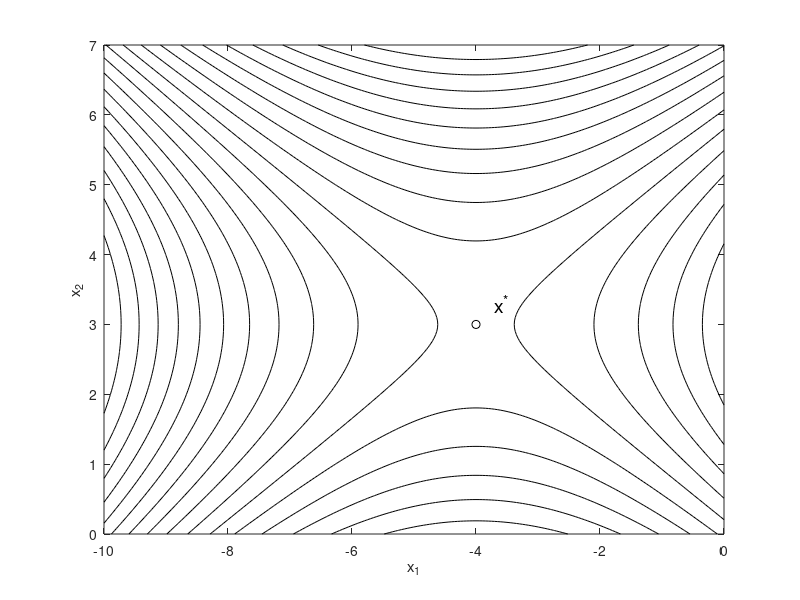

This chart was generated by the following MATLAB code:
% CONTOUR2P2  Draw contours of the function f(x) given in problem 2.2

f = @(x1,x2) 8*x1 + 12*x2 + x1.^2 - 2 * x2.^2;
x1 = -10:0.05:0;
x2 = 0:0.05:7;
[xx1,xx2] = meshgrid(x1,x2);
contour(x1,x2,f(xx1,xx2),20,'k')
hold on,  plot(-4,3,'ko','markersize',6)
text(-3.7,3.3,'x^*','color','k','fontsize',14),  hold off
xlabel('x_1'),  ylabel('x_2')
